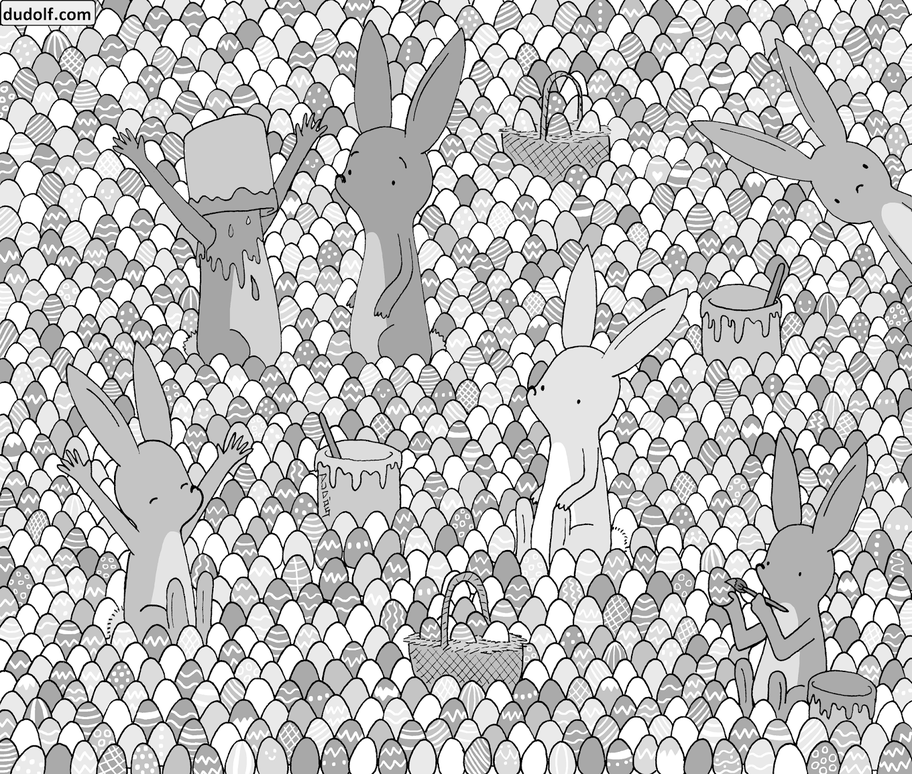
#> input picture Übung 3/findetDieFehler/ohneFehler.png, 912 x 774 px, shrunk from 1600 x 1358 before the run
$ python aufgabenblatt-3_aufgabe-3.py   (older library calls are emulated)
#> lines starting #> are read from the running program, lines starting #| are printed output that depends on the picture; after the words box and inside, x2 and y2 are one past the last pixel; in counts of white or black regions, pixels touching at a corner belong together
# -*- coding: utf-8 -*-
"""
Aufgabenblatt 3, Aufgabe 3
"""

import numpy as np
import matplotlib.pyplot as plt
from skimage.io import imread

#1. und 2.
prefix = "findetDieFehler/"
ohneFehler = imread(prefix+"ohneFehler.png").astype(np.float)
#> ohneFehler: shape (774, 912) float64; min 0, max 255, mean 191.7
mitFehler = imread(prefix+"mitFehler.png").astype(np.float)
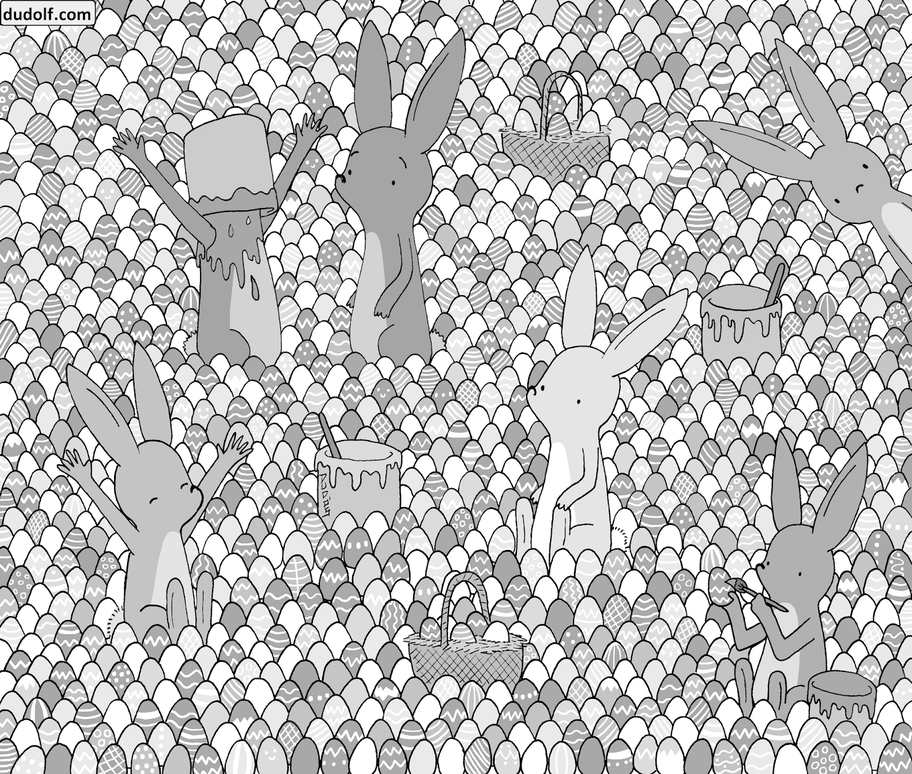
#> input picture Übung 3/findetDieFehler/mitFehler.png, 912 x 774 px, shrunk from 1600 x 1358 before the run
#> mitFehler: shape (774, 912) float64; min 0, max 255, mean 191.5

threshold = 1  # Jede Änderung soll erkannt werden
changes = abs(ohneFehler - mitFehler)
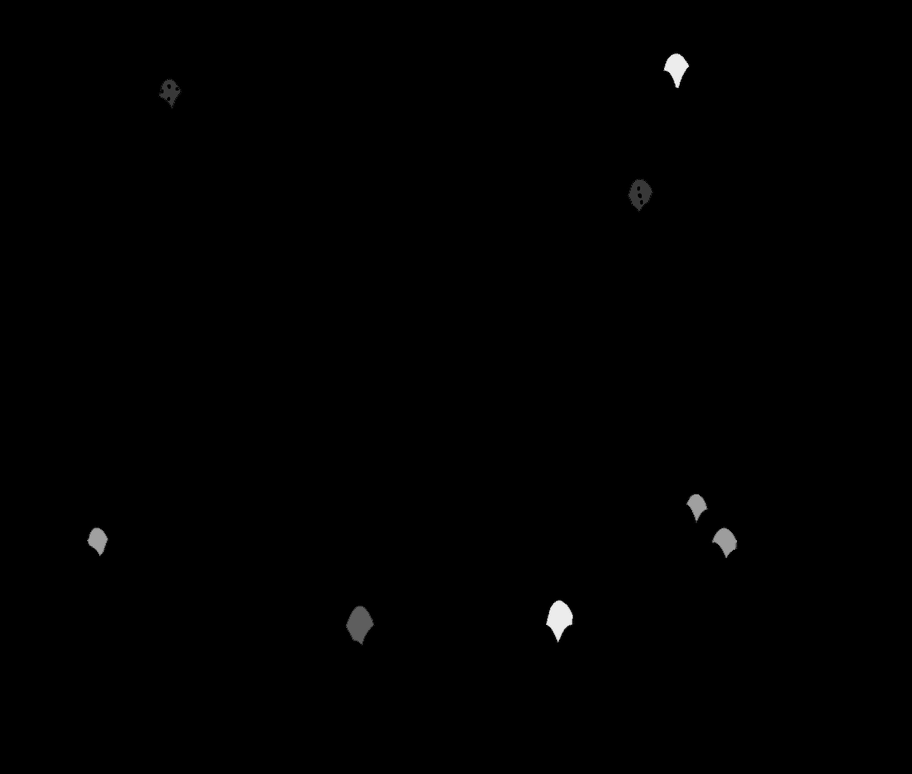
#> changes: shape (774, 912) float64; min 0, max 94, mean 0.3; drawn with min black and max white
changesBin = changes > threshold
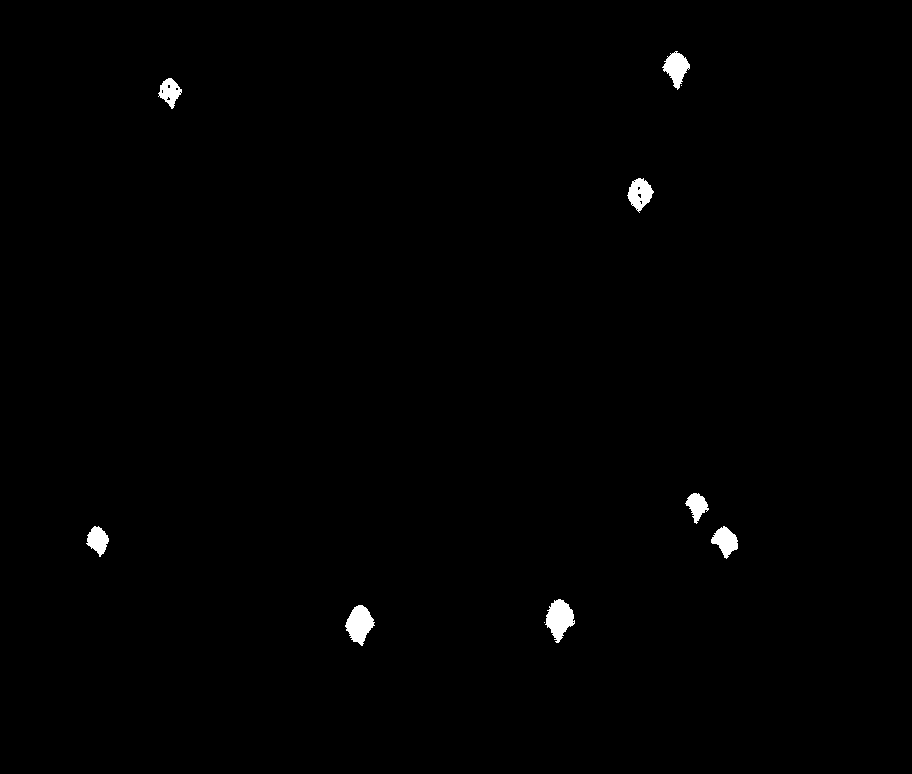
#> changesBin: shape (774, 912) bool; 0.63% white; 10 white regions (2 under 20 px), largest, box (x1, y1, x2, y2) and area: (545, 599, 575, 643) 794, (345, 605, 375, 646) 747, (662, 51, 690, 90) 580
plt.imshow(changes, cmap="Greys_r")

#3.
changeCoord = np.argwhere(changes == 1)
#> changeCoord = 504 pairs, first value 51 to 646, second value 85 to 739

def unsetNeighbors(x, y):
    if x >= 0 and y >= 0 and x < changesBin.shape[0] and y < changesBin.shape[1] and changesBin[x][y] == True:
        changesBin[x][y] = False
        unsetNeighbors(x-1, y-1)
        unsetNeighbors(x-1, y  )
        unsetNeighbors(x-1, y+1)
        unsetNeighbors(x  , y-1)
        #unsetNeighbors(x  , y  )
        unsetNeighbors(x  , y+1)
        unsetNeighbors(x+1, y-1)
        unsetNeighbors(x+1, y  )
        unsetNeighbors(x+1, y+1)

changeAreas = 0

#3b.
for coord in changeCoord:
    x = coord[0]
    y = coord[1]
    if changesBin[x][y]:
        changeAreas += 1
        unsetNeighbors(x, y)
#> this loop made 504 passes
#> (x, y) on passes 1 to 3: (51, 674), (52, 672), (52, 673)
#> after the loop, changeAreas = 0

#3c.
print("Anzahl veränderter Bereiche: " + str(changeAreas))
#| Anzahl veränderter Bereiche: 0
# => Anzahl veränderter Bereiche: 8
